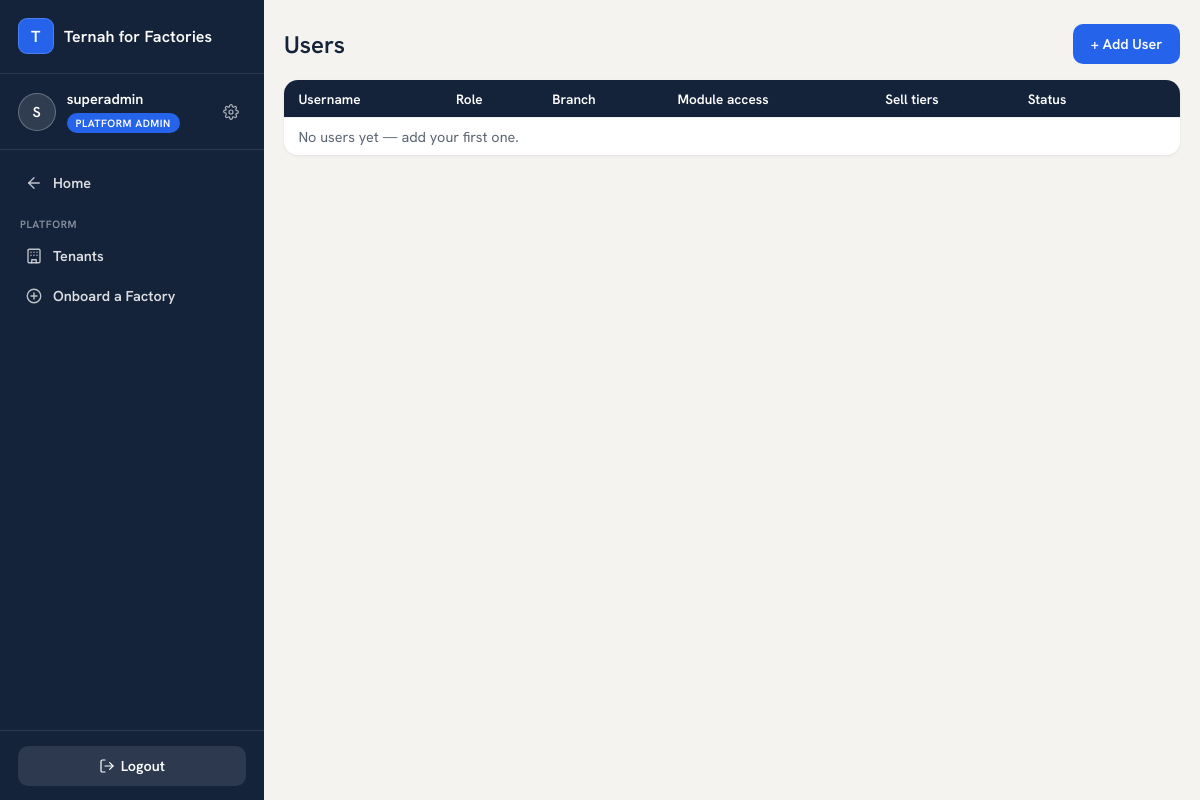
Screenshot of /accounts/users/ (signed in) with the database file from the repository.
### accounts/models.py (models this page shows, shortened)
class User(AbstractUser):
    ROLES = [
        ("OWNER", "Owner"),                # reports only
        ("MANAGER", "Manager"),            # outlet manager; can switch views
        ("CASHIER", "Cashier"),
        ("SALES_REP", "Sales Person / Rep"),
        ("PRODUCTION", "Production"),
    ]
    business = models.ForeignKey("platformadmin.Business", null=True, blank=True,
                                 on_delete=models.CASCADE, related_name="users")
    branch = models.ForeignKey("core.Branch", null=True, blank=True,
                               on_delete=models.SET_NULL, related_name="users")
    role = models.CharField(max_length=15, choices=ROLES, default="CASHIER")
    can_swap = models.BooleanField(default=False)    # False -> swap goes through PendingAction
    can_refund = models.BooleanField(default=False)
    phone = models.CharField(max_length=30, blank=True)
    modules = models.ManyToManyField("platformadmin.Module", blank=True, related_name="users_with_access",
                                     help_text="Which of the business's subscribed modules this user can open.")
    allowed_tiers = models.JSONField(default=list, blank=True,
                                     help_text="Which product price tiers (RETAIL/WHOLESALE/DISTRIBUTION/CUSTOM) "
                                                "this seller may use at the POS.")
    def switchable_views(self):
        if self.role != "MANAGER":
            return []
        views = ["MANAGER", "CASHIER"]
        codes = set(self.modules.values_list("code", flat=True))
        if "PRODUCTION" in codes:
            views.append("PRODUCTION")
        return views

### accounts/views.py (the view)
# urls.py: path("users/", views.user_list, name="user_list"),
@can_manage_users
def user_list(request):
    biz = request.user.business
    is_owner = request.user.role == "OWNER"
    allowed_roles = OWNER_CREATABLE_ROLES if is_owner else MANAGER_CREATABLE_ROLES
    users = User.objects.filter(business=biz, role__in=allowed_roles).select_related("branch").prefetch_related("modules")
    if request.user.role == "MANAGER":
        users = users.filter(branch=request.user.branch)
    return render(request, "accounts/users.html", {"users": users.order_by("branch__name", "username")})

### accounts/context_processors.py (called while the page is built, shortened)
def active_view(request):
    user = getattr(request, "user", None)
    return {
        "active_view": getattr(request, "active_view", None),
        "switchable_views": user.switchable_views() if user and user.is_authenticated else [],
        "owner_section": getattr(request, "owner_section", None),
        "manager_section": getattr(request, "manager_section", None),
    }

def module_switcher(request):
    user = getattr(request, "user", None)
    if not (user and user.is_authenticated) or user.is_superuser:
        return {"switcher_items": []}

def notifications(request):
    empty = {"pending_stock_requests": 0, "pending_deliveries": 0, "pending_inventory": 0,
             "pending_approvals": 0, "pending_branch": 0, "pending_notifications": 0,
             "pending_incoming_returns": 0}
    user = getattr(request, "user", None)
    if not (user and user.is_authenticated) or user.is_superuser:
        return empty

### templates/accounts/users.html (shortened to what this page needs)
{% extends "base.html" %}
{% block content %}
<div class="page-head">
  <h2>Users</h2>
  <a class="btn" href="{% url 'user_create' %}">+ Add User</a>
</div>
<div class="table-scroll">
<table class="list">
  <tr><th>Username</th><th>Role</th><th>Branch</th><th>Module access</th><th>Sell tiers</th><th>Status</th><th></th></tr>
  {% for u in users %}
  <tr>
    <td>
      {% if u.role == "SALES_REP" and u.inventory %}
      <a href="{% url 'reports:rep_detail' u.inventory.pk %}" style="font-weight:700;color:var(--ternah-blue);text-decoration:none">{{ u.username }}</a>
      {% else %}
      <strong>{{ u.username }}</strong>
      {% endif %}
      {% if u.first_name %}<br><span style="color:var(--muted);font-size:.8rem">{{ u.first_name }} {{ u.last_name }}</span>{% endif %}
    </td>
    <td><span class="role-pill role-{{ u.role|lower }}">{{ u.get_role_display }}</span></td>
    <td>{{ u.branch.name|default:"—" }}</td>
    <td>
      {% for m in u.modules.all %}<span class="pill active" style="margin-right:.3rem">{{ m.name }}</span>
      {% empty %}<span style="color:var(--muted);font-size:.85rem">None assigned</span>{% endfor %}
    </td>
    <td>
      {% for t in u.allowed_tiers %}<span class="pill warning" style="margin-right:.3rem">{{ t|title }}</span>
      {% empty %}<span style="color:var(--muted);font-size:.85rem">—</span>{% endfor %}
    </td>
    <td>{% if u.is_active %}<span class="pill active">Active</span>{% else %}<span class="pill locked">Deactivated</span>{% endif %}</td>
    <td><a class="btn ghost" style="background:#EDF1F5;color:var(--ternah-navy)" href="{% url 'user_edit' u.pk %}">Edit</a></td>
  </tr>
  {% empty %}<tr><td colspan="7" style="color:var(--muted)">No users yet — add your first one.</td></tr>{% endfor %}
</table>
</div>
{% endblock %}

### templates/base.html (shortened to what this page needs)
{% load static %}
<!DOCTYPE html>
<html lang="en">
<head>
  <link rel="stylesheet" href="{% static 'ternah-ui/tokens.css' %}">
</head>
<body>
{% if request.user.is_authenticated %}
  <div class="app-shell">
    <aside class="sidebar">
      <div class="sidebar-brand">
        <span class="brand-mark" aria-hidden="true">{{ request.user.business.name|default:"Ternah for Factories"|first|upper }}</span>
        <span class="brand-name">{{ request.user.business.name|default:"Ternah for Factories" }}</span>
      </div>
      <div class="sidebar-identity">
        <span class="avatar" aria-hidden="true">{{ request.user.username|first|upper }}</span>
        <div class="identity-text">
          <span class="identity-name">{{ request.user.username }}</span>
          {% if request.user.is_superuser %}
            <span class="role-pill role-super">Platform Admin</span>
          {% else %}
            <span class="role-pill role-{{ request.user.role|lower }}">{{ request.user.get_role_display }}</span>
          {% endif %}
        </div>
        <a class="settings-link" href="{% url 'password_change' %}" title="Change password" aria-label="Change password">
        </a>
      </div>
      <nav class="sidebar-nav">
        {% if request.resolver_match.url_name == "home" %}
          {% if switcher_items %}
            {% for t in switcher_items %}
            <a class="nav-link" href="{{ t.href }}">
              <svg width="18" height="18" viewBox="0 0 24 24" fill="none" stroke="currentColor" stroke-width="1.8" stroke-linecap="round" stroke-linejoin="round">{{ t.icon|safe }}</svg>
              {{ t.label }}
            </a>
            {% endfor %}
          {% else %}
            <p style="color:rgba(255,255,255,.45);font-size:.82rem;padding:.4rem .65rem">Pick a tile to get started.</p>
          {% endif %}
        {% elif request.user.is_superuser %}
          <a class="nav-link" href="{% url 'home' %}">
            <svg width="18" height="18" viewBox="0 0 24 24" fill="none" stroke="currentColor" stroke-width="1.8" stroke-linecap="round" stroke-linejoin="round"><path d="M19 12H5"/><path d="M12 19l-7-7 7-7"/></svg>
            Home
          </a>
          <div class="nav-section-label">Platform</div>
          <a class="nav-link {% if request.resolver_match.namespace == 'platformadmin' and request.resolver_match.url_name == 'dashboard' %}active{% endif %}"
             href="{% url 'platformadmin:dashboard' %}">
            <svg width="18" height="18" viewBox="0 0 24 24" fill="none" stroke="currentColor" stroke-width="1.8" stroke-linecap="round" stroke-linejoin="round"><rect x="4" y="3" width="16" height="18" rx="1.5"/><path d="M9 21v-4h6v4"/><path d="M8 7h.01M12 7h.01M16 7h.01M8 11h.01M12 11h.01M16 11h.01"/></svg>
            Tenants
          </a>
          <a class="nav-link {% if request.resolver_match.namespace == 'platformadmin' and request.resolver_match.url_name == 'onboard' %}active{% endif %}"
             href="{% url 'platformadmin:onboard' %}">
            <svg width="18" height="18" viewBox="0 0 24 24" fill="none" stroke="currentColor" stroke-width="1.8" stroke-linecap="round" stroke-linejoin="round"><circle cx="12" cy="12" r="9"/><path d="M12 8v8M8 12h8"/></svg>
            Onboard a Factory
          </a>
        {% else %}
          <div class="nav-section-label">{{ request.user.get_role_display }}</div>
          <span class="nav-link disabled">Screens coming soon</span>
        {% endif %}
      </nav>
      <div class="sidebar-footer">
        <form method="post" action="{% url 'logout' %}">{% csrf_token %}
          <button class="btn ghost" type="submit">
            <svg width="16" height="16" viewBox="0 0 24 24" fill="none" stroke="currentColor" stroke-width="1.8" stroke-linecap="round" stroke-linejoin="round"><path d="M9 21H5a2 2 0 0 1-2-2V5a2 2 0 0 1 2-2h4"/><path d="M16 17l5-5-5-5"/><path d="M21 12H9"/></svg>
            Logout
          </button>
        </form>
      </div>
    </aside>
    <div class="main-col">
      <main>
{% endif %}
{% block content %}{% endblock %}
{% if request.user.is_authenticated %}
      </main>
    </div>
  </div>
{% endif %}
</body>
</html>

### ternah_ui/static/ternah-ui/tokens.css (style rules this page uses)
:root { --bg: #F4F3EF; --surface: #FFFFFF; --border: #E4E2DB; --border-hover: #D2CFC6; --ink: #15202E; --muted: #5B6472; --nav: #14233A; --nav-active: #22385A; --nav-text: #C9D2DE; --icon-bg: #EEF1F6; --warn: #8A4A0E; --warn-bg: #FBF0E2; --font: 'Hanken Grotesk', -apple-system, BlinkMacSystemFont, 'Segoe UI', sans-serif; --text-greeting: 600 36px/1.2 var(--font); --text-tile-number-lg: 600 44px/1.1 var(--font); --text-tile-number-sm: 600 36px/1.1 var(--font); --text-tile-title: 600 17px/1.3 var(--font); --text-body: 400 15px/1.5 var(--font); --text-pill: 500 14px/1 var(--font); --sp-2: 8px; --sp-3: 12px; --sp-4: 16px; --sp-5: 20px; --sp-6: 24px; --sp-7: 28px; --sp-10: 40px; --sp-12: 48px; --r-tile: 20px; --r-input: 12px; --r-pill: 999px; --tui-nav-w: 256px; --tui-header-h: 72px; }

### rows the page displays
User: user.business.name|first "T", user.business.name "Ternah for Factories", user.username|first "S", user.username "superadmin"
